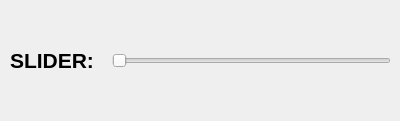
<?xml version="1.0" encoding="UTF-8"?>
<ui version="4.0">
 <class>Form</class>
 <widget class="QWidget" name="Form">
  <property name="geometry">
   <rect>
    <x>0</x>
    <y>0</y>
    <width>400</width>
    <height>121</height>
   </rect>
  </property>
  <property name="windowTitle">
   <string>Form</string>
  </property>
  <widget class="QWidget" name="horizontalLayoutWidget">
   <property name="geometry">
    <rect>
     <x>10</x>
     <y>20</y>
     <width>381</width>
     <height>81</height>
    </rect>
   </property>
   <layout class="QHBoxLayout" name="horizontalLayout">
    <item>
     <widget class="QLabel" name="label">
      <property name="font">
       <font>
        <pointsize>16</pointsize>
        <bold>true</bold>
       </font>
      </property>
      <property name="text">
       <string>SLIDER:  </string>
      </property>
     </widget>
    </item>
    <item>
     <widget class="QSlider" name="horizontalSlider">
      <property name="orientation">
       <enum>Qt::Horizontal</enum>
      </property>
     </widget>
    </item>
   </layout>
  </widget>
 </widget>
 <resources/>
 <connections/>
</ui>
